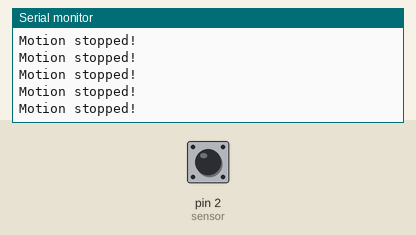
This sketch was run on a simulated Arduino Uno, built with avr-gcc and run on an emulated ATmega328P. Shown: the last lines printed to the serial monitor. Inputs (shaded band) come from the test bench; at power-on: pin 2 (sensor) LOW.

Above: at 1.2 s.
1.3 s: pin 2 (sensor) driven HIGH
At 1.8 s:
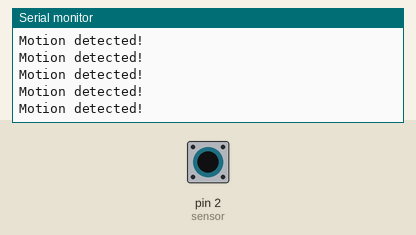
3.2 s: pin 2 (sensor) driven LOW
At 4.2 s:
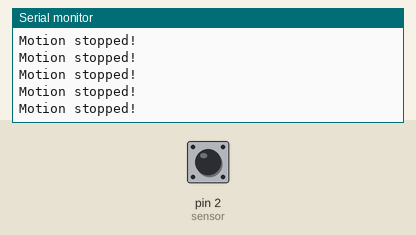
6.2 s: pin 2 (sensor) driven HIGH
At 7.3 s:
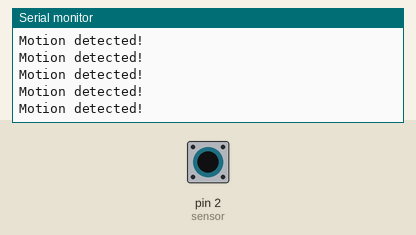
9.2 s: pin 2 (sensor) driven LOW
At 10.0 s:
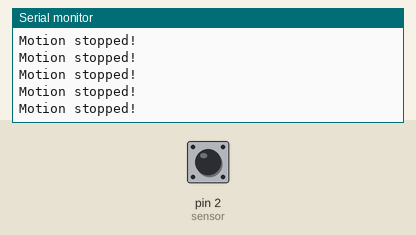
12.2 s: pin 2 (sensor) pulsed HIGH 2 times (0.12 s each, 0.3 s apart)
15.8 s: pin 2 (sensor) driven HIGH
At 16.9 s:
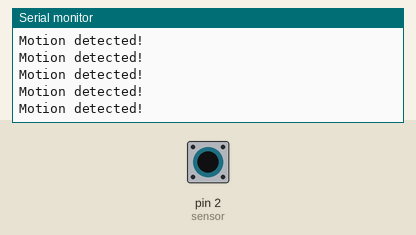

Measured:
- after the input at 1.3 s, the serial monitor: prints a new line after 0.08 s (image 1)
- after the input at 15.8 s, the serial monitor: prints a new line after 0.08 s (image 5)

The sketch:

PIR_Sensor.ino
```cpp
// Code by Aadhitya G

int sensor = 2;              // the pin that the sensor is atteched to
int val = 0;                 // variable to store the sensor status (value)

void setup() {
  pinMode(sensor, INPUT);    // initialize sensor as an input
  Serial.begin(9600);        // initialize serial
}

void loop(){
  val = digitalRead(sensor);   // read sensor value

    if (val == 1) {
      Serial.println("Motion detected!");

    }

  else {

      if (val == 0 ){
        Serial.println("Motion stopped!");

    }
  }
}
```
